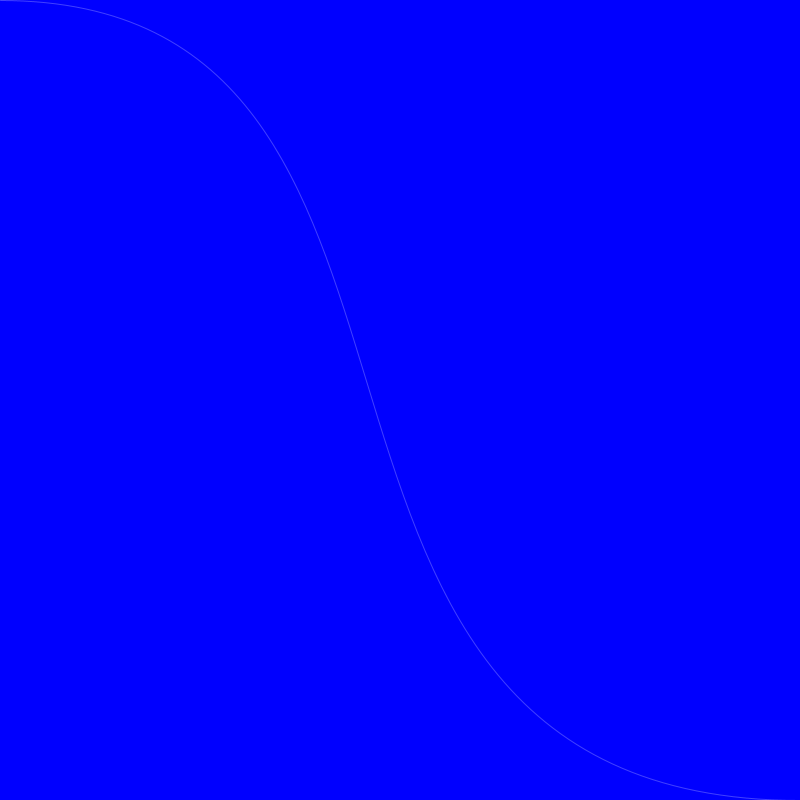
Frame 1 (no input)
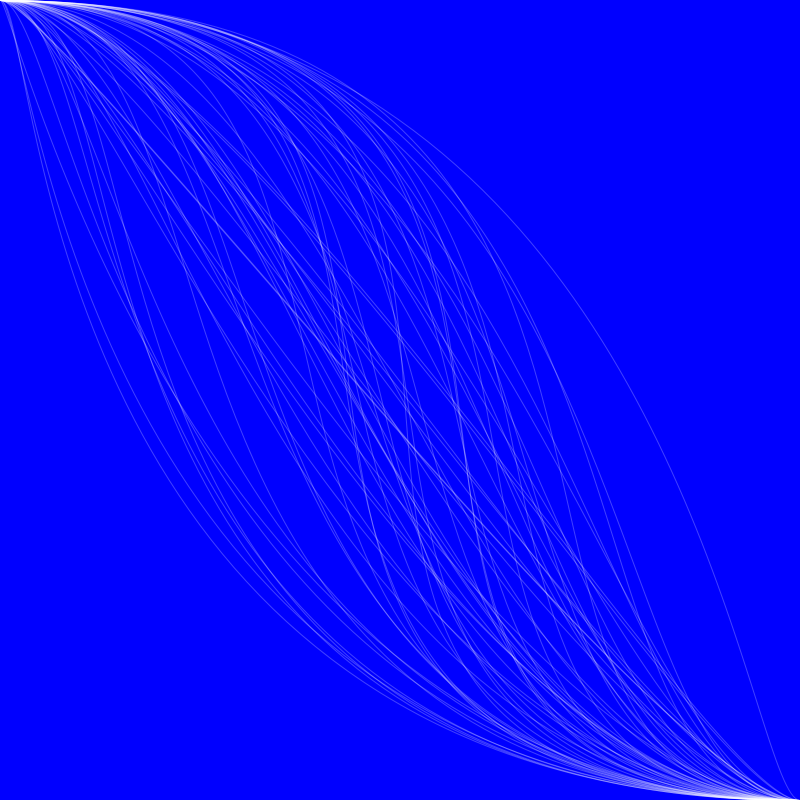
Frame 60 (the mouse pressed at the canvas centre just before this capture)
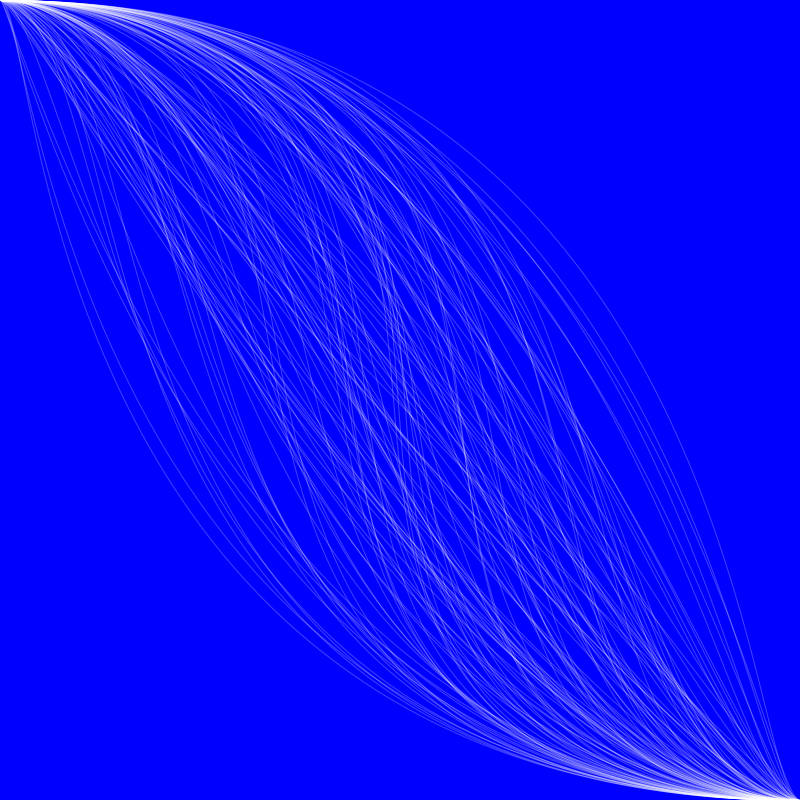
Frame 120 (the mouse held since frame 60 and released just before this capture)

The Processing sketch that drew these frames (run headless with seeded random() and noise(); from frame 60 on, the mouse is pressed at the canvas centre):

// Processing sketch: LSIp2_09_BezierCurve
// ── LSIp2_09_BezierCurve.pde
void setup() {
  size(800, 800);
  background(0, 0, 255);
  smooth();
}

void draw() {
  noFill();
  stroke(255,64);  
  bezier(0,0,random(width),0,random(width),height,width,height);
}
